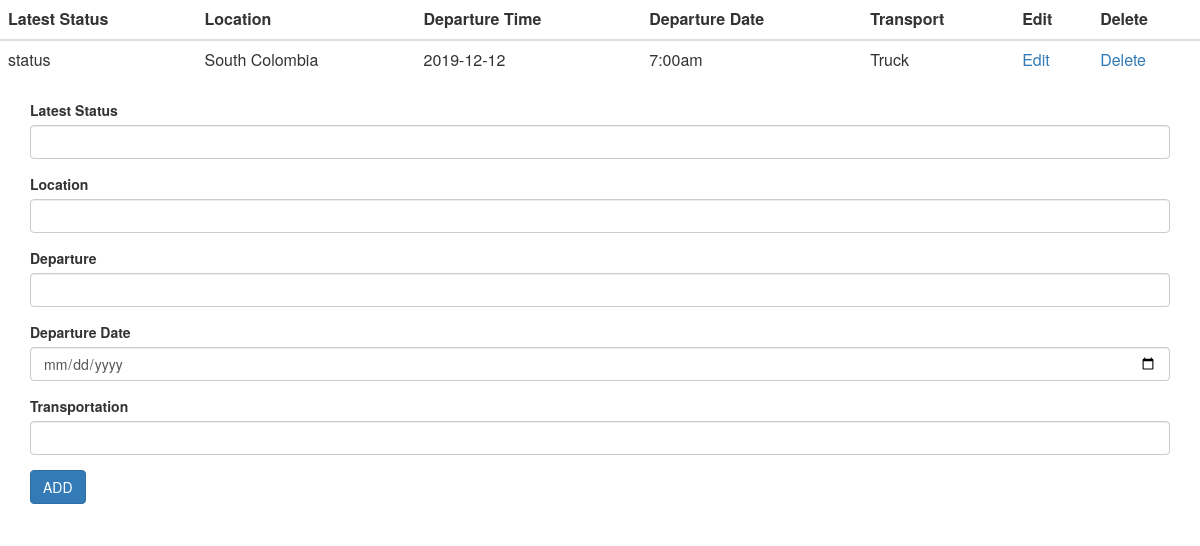
/admin/add_details.php?track_num=70239814&container=Bill of lading, run on the app's committed database.
### tables this page shows
CREATE TABLE `add_track` (
  `track_id` int(11) NOT NULL,
  `lstatus` text NOT NULL,
  `location` text NOT NULL,
  `departure` text NOT NULL,
  `departure_date` text NOT NULL,
  `transportation` text NOT NULL,
  `track_num` text NOT NULL,
  `container` text NOT NULL
);

### admin/add_details.php (the view, shortened to what this page needs)
<?php
include("config.php");
if(isset($_GET['track_num']))
{
$track=$_GET['track_num'];
$container=$_GET['container'];
    $sql_result="SELECT * FROM add_track WHERE track_num='$track' AND container='$container'";
    $query_result=mysqli_query($conn,$sql_result);
    if(mysqli_num_rows($query_result)==0){
    }else{
      ?>
      <table class="table table-hover">
    <thead>
       <tr class="trcolor">
        <th scope="col">Latest Status</th>
        <th scope="col">Location</th>
        <th scope="col">Departure Time</th>
        <th scope="col">Departure Date</th>
        <th scope="col">Transport</th>
        <th scope="col">Edit </th>
        <th scope="col">Delete</th>
    </tr>
    </thead>
      <?php
    while($result=mysqli_fetch_assoc($query_result)){
    ?>
    <tbody>
      <tr>
        <td><?php echo $result["lstatus"]; ?></td>
        <td><?php echo $result["location"]; ?></td>
        <td><?php echo $result["departure_date"]; ?>
        <td><?php echo $result["departure"]; ?></td>
        <td><?php echo $result["transportation"]; ?></td>
        <td> <a href="edit.php?id=<?php echo $result["add_id"];?>">Edit</a></td>
      <td> <a href="delete.php?id=<?php echo $result["add_id"];?>">Delete</a></td>
      </tr>
      <?php } ?>
    </tbody>
  </table>
  <?php }}?>
<!DOCTYPE html>
<html>
<head>
  <link rel="stylesheet" href="https://maxcdn.bootstrapcdn.com/bootstrap/3.4.0/css/bootstrap.min.css">
</head>
<body>
	<div class="container">
	<form method="POST" action="detailspasser.php">
     <div class="form-group">
      <label for="lstatus">Latest Status</label>
      <input type="text" class="form-control" id="lstatus" name="lstatus">
    </div>
    <div class="form-group">
      <label for="location">Location</label>
      <input type="text" class="form-control" id="location" name="location">
    </div>
    <div class="form-group">
      <label for="departure">Departure</label>
      <input type="text" class="form-control" id="departure" name="departure">
    </div>
    <div class="form-group">
      <label for="departure_date">Departure Date</label>
      <input type="date" class="form-control" id="departure_date" name="departure_date">
    </div>
    <div class="form-group">
      <label for="transportation">Transportation</label>
      <input type="text" class="form-control" id="transportation" name="transportation">
    </div>
	<div class="form-group">
    <button type="submit" class="btn btn-primary" name="add">ADD</button>
    </div>
	</form>
	</div>
</body>
</html>

### data on the page
add_track: lstatus "status", location "South Colombia", departure_date "2019-12-12", departure "7:00am", transportation "Truck"
